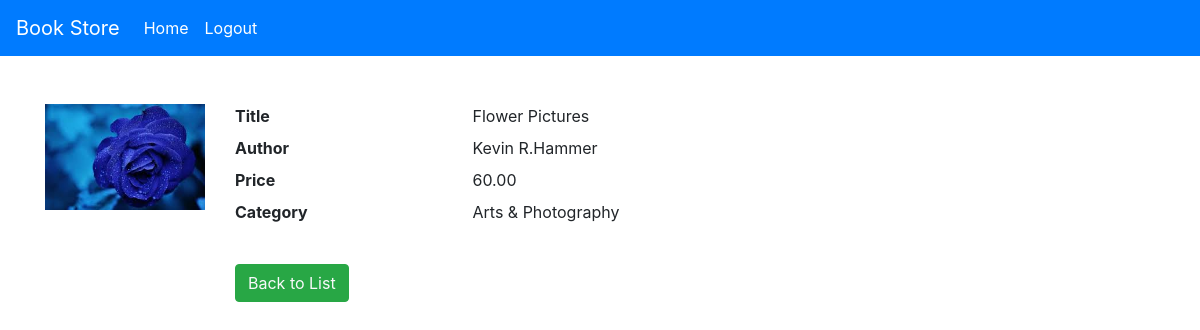
Page /details.php?id=2 (signed in) on the committed database.
### tables this page shows
CREATE TABLE `books` (
  `id` int(11) NOT NULL,
  `category` int(11) NOT NULL,
  `title` varchar(150) NOT NULL,
  `author` varchar(200) NOT NULL,
  `price` decimal(10,2) NOT NULL,
  `Cover` varchar(255) DEFAULT NULL
);

CREATE TABLE `book_category` (
  `id` int(11) NOT NULL,
  `Category` varchar(150) NOT NULL
);

### Helper/Helper.php (called while the page is built, shortened)
<?php
    require 'BookModel.php';
    class DataBaseManger {
        var $servername = "localhost";
        var $username = "root";
        var $password_ = "";
        var $db = "route_bookstore";
        var $conn;
        function __construct(){
            $this->conn =  new mysqli($this->servername,$this->username,$this->password_,$this->db);
        }
        function getBookbyID($id){
            $query = "select b.id,b.author,b.title,b.price,bc.category,b.Cover
            from books b, book_category bc
            where b.category = bc.id and b.id =".$id;
            if($this->conn){
                $result = mysqli_query($this->conn,$query);
                if (mysqli_num_rows($result) > 0) {
                    while($row = mysqli_fetch_assoc($result)){
                        $book = new Book($row["title"],$row["author"],$row["category"],$row["price"],$row["Cover"]);
                        $book->setID($row["id"]);
                    }
                }
            }
            return $book;
        }
    }
?>

### Helper/BookModel.php (called while the page is built, shortened)
<?php
    class Book {
        function __construct($title,$author,$category,$price,$photo)
        {
            $this->title = $title;
            $this->author = $author;
            $this->category = $category;
            $this->price = $price;
            $this->photo = $photo;
        }
    }
?>

### Details.php (the view, shortened to what this page needs)
<?php
    require 'Helper/Helper.php';
    if(isset($_SESSION["username"]) || isset($_COOKIE["username"])){
       $dbm = new DataBaseManger();
       if(isset($_GET["id"])){
        $id = $_GET["id"];
    }
      $book = $dbm->getBookbyID($id);
    }else{
        Header("Location: ../../Login");
    }
?>
<!doctype html>
<html lang="en">
<head>
    <link rel="stylesheet" href="styles/bootstrap.min.css" >
    <link rel="stylesheet" href="styles/style.css" />
</head>
<body>
    <nav class="navbar navbar-expand-sm navbar-dark bg-primary">
        <a class="navbar-brand" href="#">Book Store</a>
        <div class="collapse navbar-collapse" id="collapsibleNavId">
            <ul class="navbar-nav mr-auto mt-2 mt-lg-0">
                <li class="nav-item active">
                    <a class="nav-link" href="#">Home <span class="sr-only">(current)</span></a>
                </li>
                <li class="nav-item active">
                    <a class="nav-link" href="../Logout.php">Logout</span></a>
                </li>
            </ul>
        </div>
    </nav>
    <div class="container py-5" >
        <div class="row">
            <div class="col-md-2">
                <img src="<?php echo"http://".$_SERVER["HTTP_HOST"]."/BookstorePhp/Helper".$book->photo;?>" class="img-fluid" alt="<?php echo $book->title?>">
            </div>
            <div class="col-md-10">
               <dl class="row">
                   <dt class="col-md-3">Title<dt>
                    <dd class="col-md-9"><?php echo $book->title;?></dd>
                   <dt class="col-md-3">Author<dt>
                    <dd class="col-md-9"><?php echo $book->author;?></dd>
                   <dt class="col-md-3">Price<dt>
                    <dd class="col-md-9"><?php echo $book->price;?></dd>
                   <dt class="col-md-3">Category<dt>
                    <dd class="col-md-9"><?php echo $book->category;?></dd>
               </dl>
                <div class="row py-3">
                    <div class="col-md-2">
                        <a href="index.php" class="btn btn-success text-light">Back to List </a>
                    </div>
                </div>
            </div>
        </div>
    </div>
</body>
</html>

### styles/style.css (style rules this page uses)
a { color:black; }

### rows in the picture
books: Cover (picture), title "Flower Pictures", author "Kevin R.Hammer", price "60.00", category.Category "Arts & Photography"
